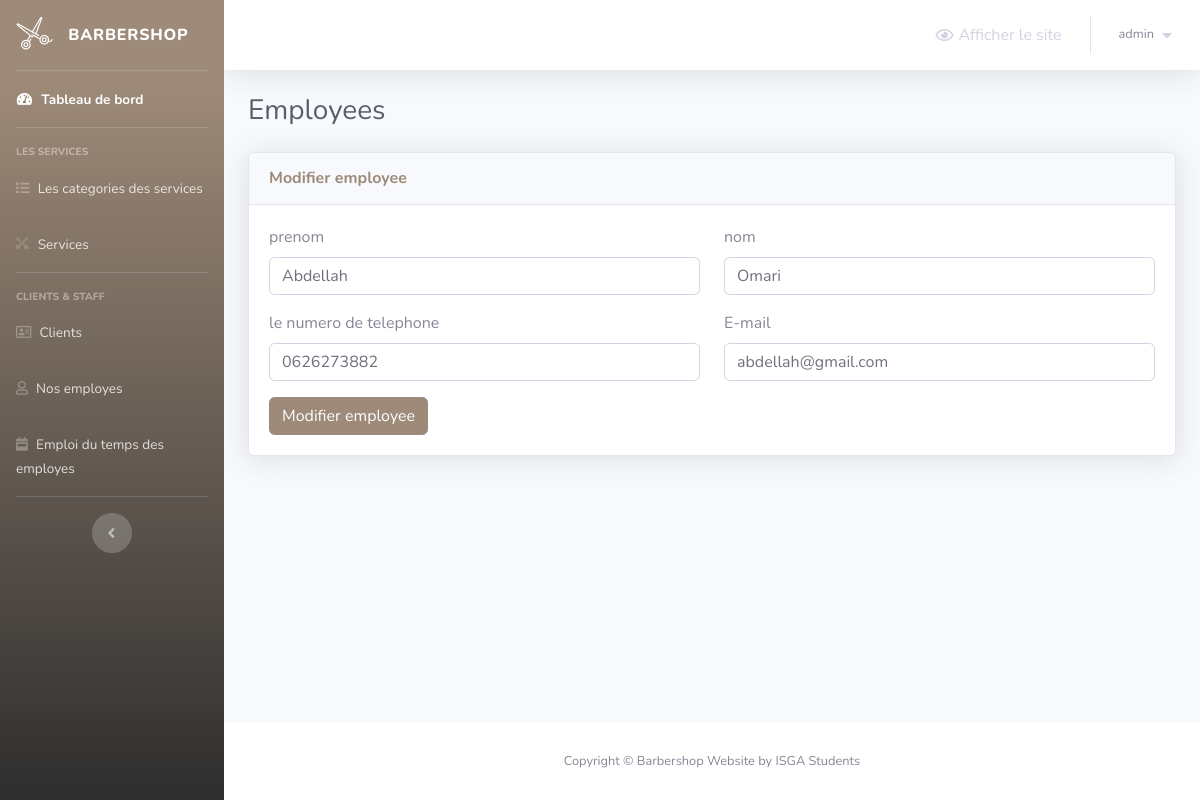
The app's page /barber-admin/employees.php?do=Edit&employee_id=3 (signed in) with its own data.
### tables this page shows
CREATE TABLE IF NOT EXISTS `employees` (
  `employee_id` int NOT NULL AUTO_INCREMENT,
  `first_name` varchar(20) NOT NULL,
  `last_name` varchar(20) NOT NULL,
  `phone_number` varchar(30) NOT NULL,
  `email` varchar(50) NOT NULL,
  PRIMARY KEY (`employee_id`)
);

### barber-admin/employees.php (the view, shortened to what this page needs)
<?php
    include 'Includes/templates/header.php';
    if(isset($_SESSION['username_barbershop_Xw211qAAsq4']) && isset($_SESSION['password_barbershop_Xw211qAAsq4']))
    {
?>
        <div class="container-fluid">
            <div class="d-sm-flex align-items-center justify-content-between mb-4">
                <h1 class="h3 mb-0 text-gray-800">Employees</h1>
            </div>
            <?php
                $do = '';
                if(isset($_GET['do']) && in_array($_GET['do'], array('Add','Edit')))
                {
                    $do = htmlspecialchars($_GET['do']);
                }
                else
                {
                    $do = 'Manage';
                }
                if($do == 'Manage')
                {
                    $stmt = $con->prepare("SELECT * FROM employees");
                    $stmt->execute();
                    $rows_employees = $stmt->fetchAll();
                    ?>
                        <div class="card shadow mb-4">
                            <div class="card-header py-3">
                                <h6 class="m-0 font-weight-bold text-primary">Employees</h6>
                            </div>
                            <div class="card-body">
                                <a href="employees.php?do=Add" class="btn btn-success btn-sm" style="margin-bottom: 10px;">
                                    <i class="fa fa-plus"></i>
                                    Ajoyter Employee
                                </a>
                                <div class="table-responsive">
                                    <table class="table table-bordered">
                                    <thead>
    <tr>
        <th scope="col">Prénom</th>
        <th scope="col">Nom</th>
        <th scope="col">Numéro de téléphone</th>
        <th scope="col">E-mail</th>
        <th scope="col">Gérer</th>
    </tr>
</thead>
                                        </thead>
                                        <tbody>
                                            <?php
                                                foreach($rows_employees as $employee)
                                                {
                                                    echo "<tr>";
                                                        echo "<td>";
                                                            echo $employee['first_name'];
                                                        echo "</td>";
                                                        echo "<td>";
                                                            echo $employee['last_name'];
                                                        echo "</td>";
                                                        echo "<td>";
                                                            echo $employee['phone_number'];
                                                        echo "</td>";
                                                        echo "<td>";
                                                            echo $employee['email'];
                                                        echo "</td>";
                                                        echo "<td>";
                                                            $delete_data = "delete_employee_".$employee["employee_id"];
                                                    ?>
                                                        <ul class="list-inline m-0">
                                                            <li class="list-inline-item" data-toggle="tooltip" title="Edit">
                                                                <button class="btn btn-success btn-sm rounded-0">
                                                                    <a href="employees.php?do=Edit&employee_id=<?php echo $employee['employee_id']; ?>" style="color: white;">
                                                                        <i class="fa fa-edit"></i>
                                                                    </a>
                                                                </button>
                                                            </li>
                                                            <li class="list-inline-item" data-toggle="tooltip" title="Delete">
                                                                <button class="btn btn-danger btn-sm rounded-0" type="button" data-toggle="modal" data-target="#<?php echo $delete_data; ?>" data-placement="top"><i class="fa fa-trash"></i></button>
                                                                <div class="modal fade" id="<?php echo $delete_data; ?>" tabindex="-1" role="dialog" aria-labelledby="<?php echo $delete_data; ?>" aria-hidden="true">
                                                                    <div class="modal-dialog" role="document">
                                                                        <div class="modal-content">
                                                                            <div class="modal-header">
                                                                                <h5 class="modal-title" id="exampleModalLabel">Suppirmer Employee</h5>
                                                                                <button type="button" class="close" data-dismiss="modal" aria-label="Close">
                                                                                    <span aria-hidden="true">&times;</span>
                                                                                </button>
                                                                            </div>
                                                                            <div class="modal-body">
                                                                            Voulez-vous vraiment supprimer cet employé ?</div>
                                                                            <div class="modal-footer">
                                                                                <button type="button" class="btn btn-secondary" data-dismiss="modal">Annuler</button>
                                                                                <button type="button" data-id = "<?php echo $employee['employee_id']; ?>" class="btn btn-danger delete_employee_bttn">Supprimer</button>
                                                                            </div>
                                                                        </div>
                                                                    </div>
                                                                </div>
                                                            </li>
                                                        </ul>
                                                    <?php
                                                    echo "</td>";
                                                    echo "</tr>";
                                                }
                                            ?>
                                        </tbody>
                                    </table>
                                </div>
                            </div>
                        </div>
                    <?php
                }
                elseif($do == 'Edit')
                {
                    $employee_id = (isset($_GET['employee_id']) && is_numeric($_GET['employee_id']))?intval($_GET['employee_id']):0;
                    if($employee_id)
                    {
                        $stmt = $con->prepare("Select * from employees where employee_id = ?");
                        $stmt->execute(array($employee_id));
                        $employee = $stmt->fetch();
                        $count = $stmt->rowCount();
                        if($count > 0)
                        {
                            ?>
                            <div class="card shadow mb-4">
                                <div class="card-header py-3">
                                    <h6 class="m-0 font-weight-bold text-primary">Modifier employee</h6>
                                </div>
                                <div class="card-body">
                                    <form method="POST" action="employees.php?do=Edit&employee_id=<?php echo $employee_id; ?>">
                                        <div class="row">
                                            <div class="col-md-6">
                                                <div class="form-group">
                                                    <label for="employee_fname">prenom</label>
                                                    <input type="text" class="form-control" value="<?php echo $employee['first_name'] ?>" placeholder="First Name" name="employee_fname">
                                                </div>
                                            </div>
                                            <div class="col-md-6">
                                                <div class="form-group">
                                                    <label for="employee_lname">nom</label>
                                                    <input type="text" class="form-control" value="<?php echo $employee['last_name'] ?>" placeholder="Last Name" name="employee_lname">
                                                </div>
                                            </div>
                                        </div>
                                        <div class="row">
                                            <div class="col-md-6">
                                                <div class="form-group">
                                                    <label for="employee_phone"> le numero de telephone</label>
                                                    <input type="text" class="form-control" value="<?php echo $employee['phone_number'] ?>"  placeholder="Phone number" name="employee_phone">
                                                </div>
                                            </div>
                                            <div class="col-md-6">
                                                <div class="form-group">
                                                    <label for="employee_email">E-mail</label>
                                                    <input type="text" class="form-control" value="<?php echo $employee['email'] ?>" placeholder="E-mail" name="employee_email">
                                                </div>
                                            </div>
                                        </div>
                                        <button type="submit" name="edit_employee_sbmt" class="btn btn-primary">
                                            Modifier employee
                                        </button>
                                    </form>
                                </div>
                            </div>
                            <?php
                        }
                        else
                        {
                            header('Location: employees.php');
                            exit();
                        }
                    }
                    else
                    {
                        header('Location: employees.php');
                        exit();
                    }
                }
            ?>
        </div>
<?php
        include 'Includes/templates/footer.php';
    }
    else
    {
        header('Location: login.php');
        exit();
    }
?>

### records on screen
employees: employee_fname "Abdellah", employee_lname "Omari", employee_phone "0626273882", employee_email "abdellah@gmail.com"

### other values on screen
$_SESSION['username_barbershop_Xw211qAAsq4'] "admin"
